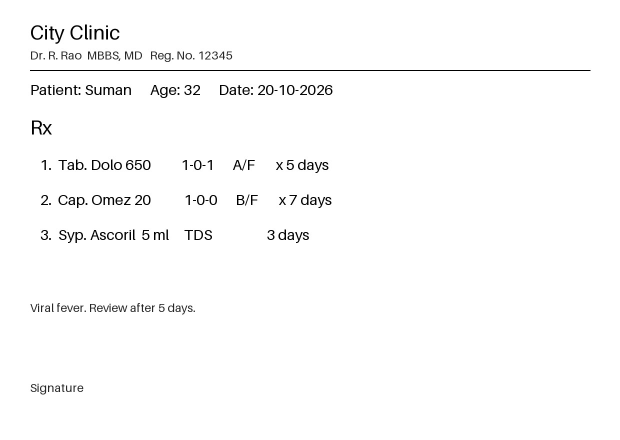
#> input picture tests/fixtures/sample_rx.jpg, 1240 x 880 px (shown at 1/2 size)
$ python -i imaging.py   (imports and definitions only)
#> lines starting #> are read from the running program, lines starting #| are printed output that depends on the picture; after the words box and inside, x2 and y2 are one past the last pixel; in counts of white or black regions, pixels touching at a corner belong together
#> further down, picture is the input picture: shape (880, 1240, 3); min 0, max 255, mean 250.8
"""Image loading and preparation for prescription extraction."""

from __future__ import annotations

import io

import cv2
import numpy as np
from PIL import Image, ImageOps, UnidentifiedImageError

MAX_SKEW_DEGREES = 15.0
SKEW_STEP_DEGREES = 0.5
MIN_CORRECTION_DEGREES = 0.3


class ImageError(ValueError):
    """Raised when uploaded bytes are not a usable image."""


def load_image(data: bytes, max_side: int = 1600) -> np.ndarray:
    """Decode bytes into a BGR array, honouring EXIF orientation and capping the longest side.

    Raises:
        ImageError: for empty, corrupt or unsupported data.
    """
    if not data:
        raise ImageError("The uploaded file is empty")
    try:
        with Image.open(io.BytesIO(data)) as opened:
            image = ImageOps.exif_transpose(opened) or opened
            image = image.convert("RGB")
    except (UnidentifiedImageError, OSError, ValueError, Image.DecompressionBombError) as exc:
        raise ImageError("The file is not a readable image (JPEG, PNG or WebP expected)") from exc
    width, height = image.size
    scale = max_side / max(width, height)
    if scale < 1.0:
        image = image.resize(
            (max(1, round(width * scale)), max(1, round(height * scale))), Image.LANCZOS
        )
    return np.array(image)[:, :, ::-1].copy()


def encode_jpeg(frame: np.ndarray, quality: int = 85) -> bytes:
    """Encode a BGR frame as JPEG bytes."""
    ok, buffer = cv2.imencode(".jpg", frame, [int(cv2.IMWRITE_JPEG_QUALITY), quality])
    if not ok:
        raise ImageError("Could not encode the image as JPEG")
    return buffer.tobytes()


def _binary_text_mask(frame: np.ndarray, width: int = 800) -> np.ndarray:
#> called with width = 800
    gray = cv2.cvtColor(frame, cv2.COLOR_BGR2GRAY) if frame.ndim == 3 else frame
    height, current = gray.shape[:2]
#> height = 880; current = 1240
    if current > width:
        gray = cv2.resize(
            gray, (width, max(1, round(height * width / current))), interpolation=cv2.INTER_AREA
        )
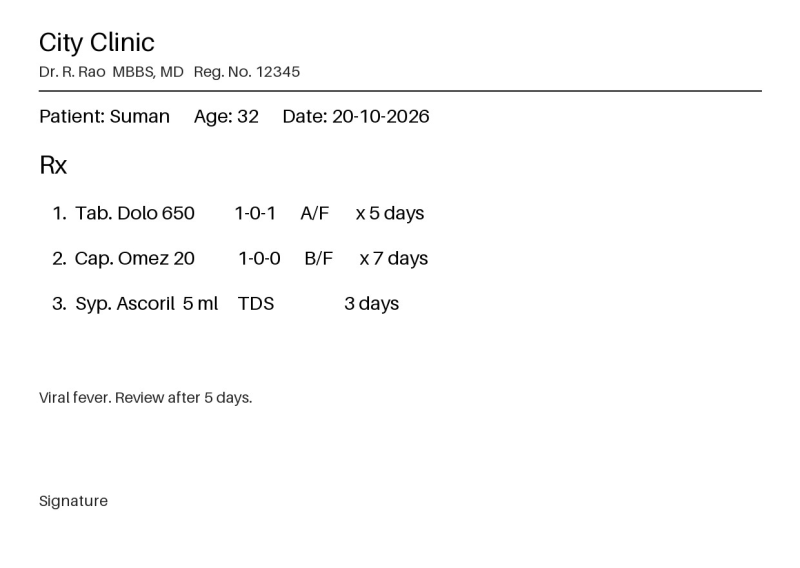
#> gray: shape (568, 800); min 0, max 255, mean 250.8
    _, mask = cv2.threshold(gray, 0, 255, cv2.THRESH_BINARY_INV + cv2.THRESH_OTSU)
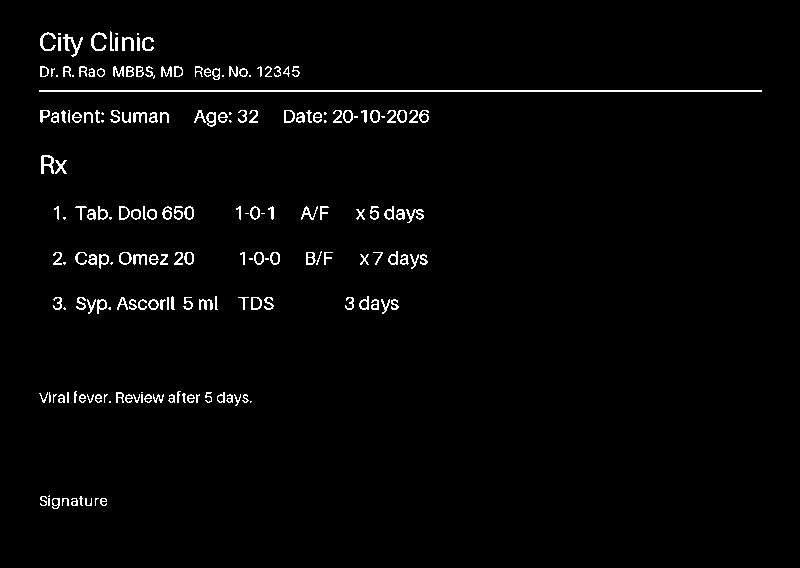
#> mask: shape (568, 800); 2.1% white in thin lines or dots, all inside (x1, y1, x2, y2) = (39, 31, 762, 509)
    return mask


def _rotate(image: np.ndarray, angle: float, border: int) -> np.ndarray:
    height, width = image.shape[:2]
    matrix = cv2.getRotationMatrix2D((width / 2, height / 2), angle, 1.0)
    return cv2.warpAffine(
        image,
        matrix,
        (width, height),
        flags=cv2.INTER_LINEAR,
        borderMode=cv2.BORDER_CONSTANT,
        borderValue=border,
    )


def estimate_skew_angle(frame: np.ndarray, max_angle: float = MAX_SKEW_DEGREES) -> float:
    """Return the rotation (degrees, counter-clockwise positive) that best straightens text lines.

    Uses the projection-profile method: the rotation whose row sums have the highest variance
    aligns text lines with the image rows.
    """
    mask = _binary_text_mask(frame)
    if mask.sum() == 0:
        return 0.0
    best_angle, best_score = 0.0, -1.0
    for angle in np.arange(-max_angle, max_angle + SKEW_STEP_DEGREES, SKEW_STEP_DEGREES):
        rotated = _rotate(mask, float(angle), border=0)
        score = float(np.var(rotated.sum(axis=1, dtype=np.int64)))
        if score > best_score:
            best_angle, best_score = float(angle), score
#> this loop made 61 passes
#> (score, best_angle, best_score) on passes 1, 5, 6, 7, 8, 9, 10, 11, 12, 13, 14, 15: (11577517.8, -15, 11577517.8), (11926310.3, -13, 11926310.3), (12497793.8, -12.5, 12497793.8), (13152603.5, -12, 13152603.5), (13648624.9, -11.5, 13648624.9), (14107310.2, -11, 14107310.2), (14751758.8, -10.5, 14751758.8), (15437634.4, -10, 15437634.4), (16116795.3, -9.5, 16116795.3), (16916319.7, -9, 16916319.7), (17778805.1, -8.5, 17778805.1), (18462820.6, -8, 18462820.6)
#> score on passes 2, 3, 4, 32, 33, 34: 11385930.9, 11306496.6, 11460130.1, 91024896.3, 68961476.3, 60246677.4
#> pass 1, in estimate_skew_angle, `rotated = _rotate(mask, float(angle), border=0)`:
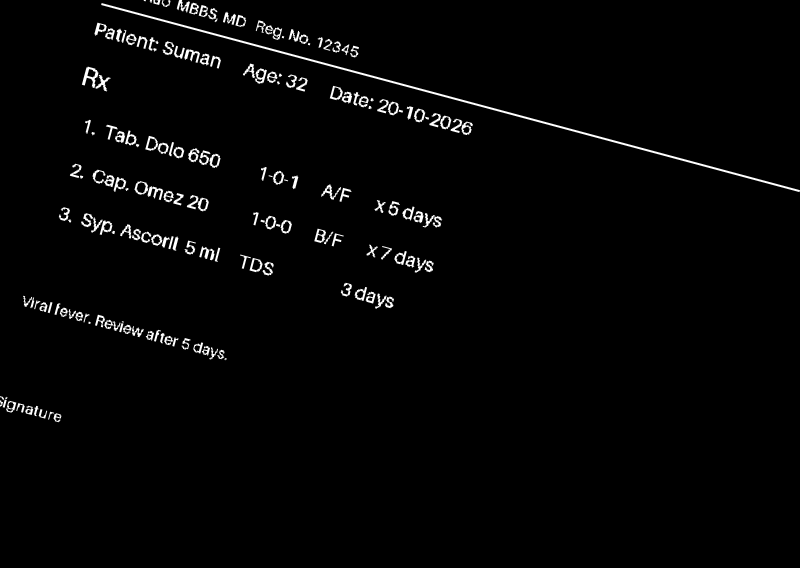
#> rotated: shape (568, 800); min 0, max 255, mean 4.9
#> pass 2, in estimate_skew_angle, `rotated = _rotate(mask, float(angle), border=0)`:
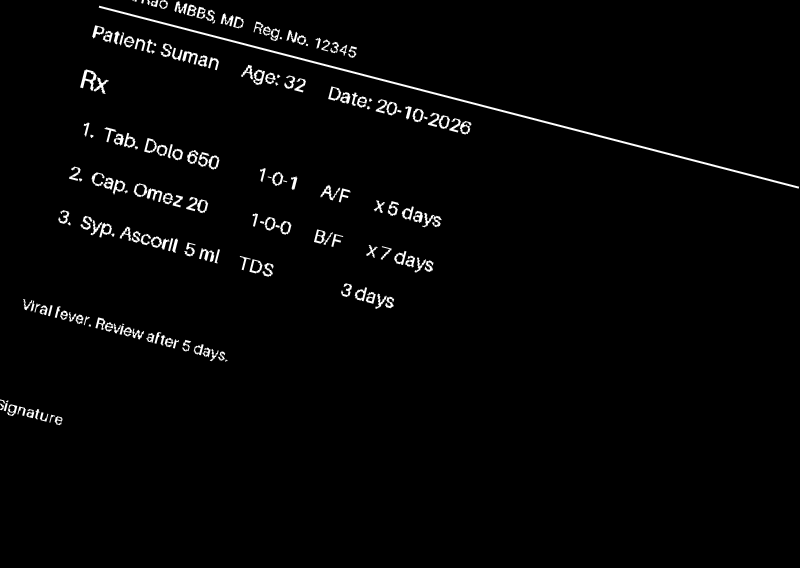
#> rotated: shape (568, 800); min 0, max 255, mean 4.9
#> pass 3, in estimate_skew_angle, `rotated = _rotate(mask, float(angle), border=0)`:
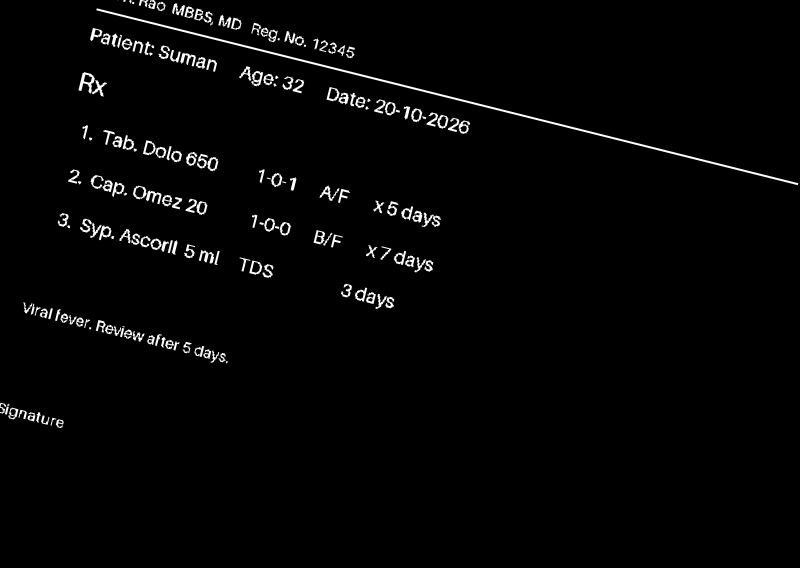
#> rotated: shape (568, 800); min 0, max 255, mean 5
#> after the loop, best_angle = 0; best_score = 185545657.6
    return best_angle


def prepare_for_ocr(frame: np.ndarray) -> np.ndarray:
    """Deskew (up to +-15 degrees) and lightly denoise a BGR frame without changing its shape."""
    angle = estimate_skew_angle(frame)
#> angle = 0
    result = _rotate(frame, angle, border=255) if abs(angle) >= MIN_CORRECTION_DEGREES else frame
    return cv2.bilateralFilter(result, 5, 40, 40)

>>> import cv2
>>> picture = cv2.imread('../tests/fixtures/sample_rx.jpg')
>>> result = prepare_for_ocr(picture)
